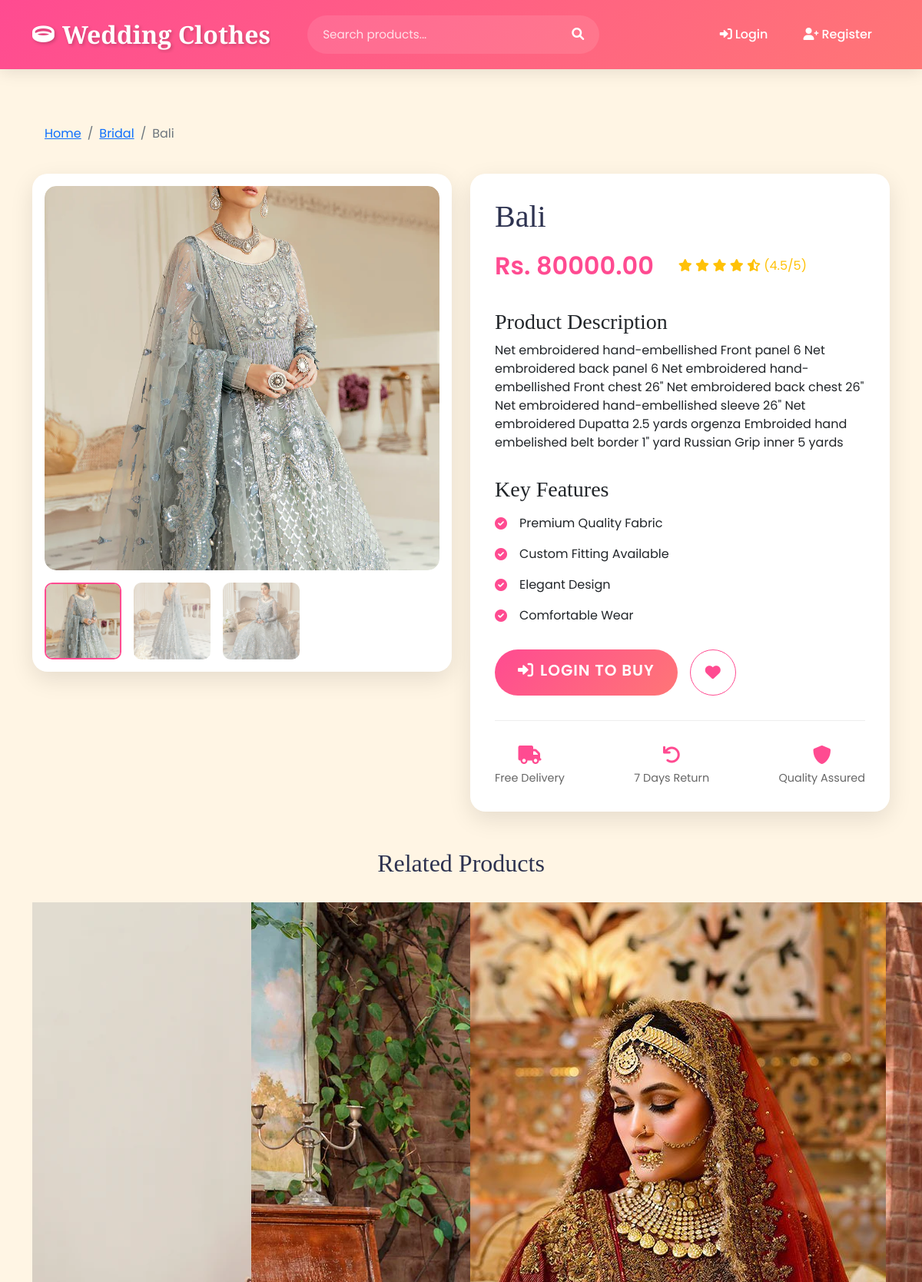
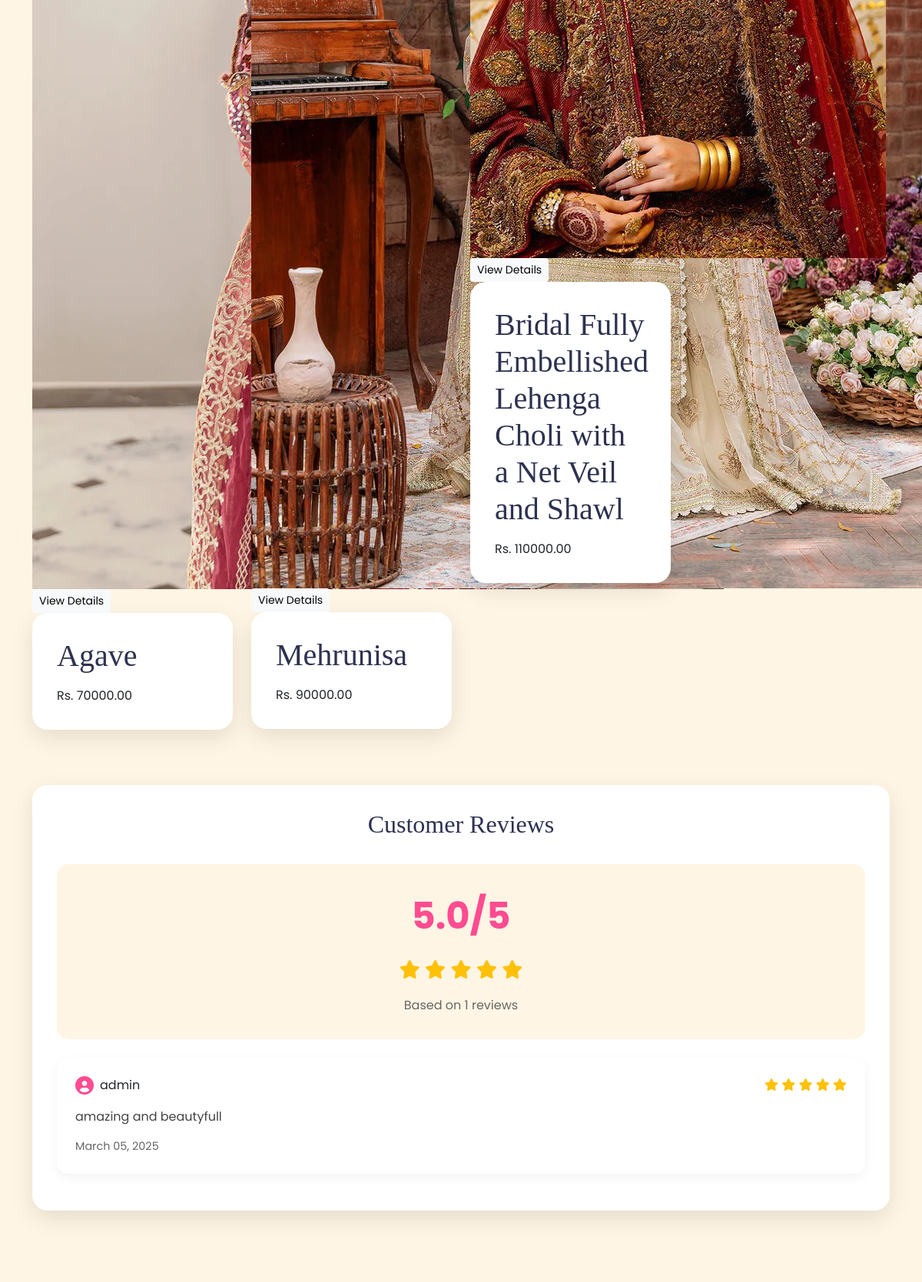
Screenshot of /product/4/ (upper part) with the database file from the repository (2 pictures, top to bottom).
### shopapp/models.py (models this page shows, shortened)
class Product(models.Model):
    category = models.ForeignKey(Category, on_delete=models.CASCADE)
    name = models.CharField(max_length=200)
    price = models.DecimalField(max_digits=10, decimal_places=2)
    description = models.TextField()
    image = models.ImageField(upload_to='products/')

class Category(models.Model):
    name = models.CharField(max_length=100)
    image = models.ImageField(upload_to='categories/', null=True, blank=True)

class ProductImage(models.Model):
    product = models.ForeignKey(Product, related_name='images', on_delete=models.CASCADE)
    image = models.ImageField(upload_to='product_gallery/')
    is_featured = models.BooleanField(default=False)

class Review(models.Model):
    product = models.ForeignKey(Product, related_name='reviews', on_delete=models.CASCADE)
    user = models.ForeignKey(User, on_delete=models.CASCADE)
    rating = models.IntegerField(validators=[MinValueValidator(1), MaxValueValidator(5)])
    comment = models.TextField()
    created_at = models.DateTimeField(auto_now_add=True)
    class Meta:
        ordering = ['-rating', '-created_at']  # Sort by rating (high to low) and then by date

### shopapp/views.py (the view, shortened to what this page needs)
# urls.py: path('product/<int:product_id>/', views.product_detail, name='product_detail'),
def product_detail(request, product_id):
    product = Product.objects.get(id=product_id)
    product_images = product.images.all()
    related_products = Product.objects.filter(category=product.category).exclude(id=product.id)[:4]
    reviews = product.reviews.all()
    avg_rating = reviews.aggregate(Avg('rating'))['rating__avg'] or 0
    avg_rating = round(avg_rating, 1)
    has_purchased = False
    user_has_reviewed = False
    return render(request, 'shopapp/product_detail.html', {
        'product': product,
        'product_images': product_images,
        'related_products': related_products,
        'reviews': reviews,
        'avg_rating': avg_rating,
        'has_purchased': has_purchased,
        'user_has_reviewed': user_has_reviewed
    })

### shopapp/templates/shopapp/product_detail.html (shortened to what this page needs)
{% extends 'shopapp/base.html' %}
{% block content %}
<div class="product-detail-container">
    <div class="breadcrumb-wrapper mb-4" data-aos="fade-down">
        <nav aria-label="breadcrumb">
            <ol class="breadcrumb">
                <li class="breadcrumb-item"><a href="{% url 'home' %}">Home</a></li>
                <li class="breadcrumb-item"><a href="{% url 'category_products' product.category.id %}">{{ product.category.name }}</a></li>
                <li class="breadcrumb-item active">{{ product.name }}</li>
            </ol>
        </nav>
    </div>
    <div class="row">
        <div class="col-lg-6 mb-4" data-aos="fade-right">
            <div class="product-gallery">
                <div class="main-image-wrapper mb-3">
                </div>
                <div class="thumbnail-gallery">
                    <div class="thumbnail active" onclick="changeImage(this, '{{ product.image.url }}')">
                        <img src="{{ product.image.url }}" alt="Main Image">
                    </div>
                    {% for image in product_images %}
                    <div class="thumbnail" onclick="changeImage(this, '{{ image.image.url }}')">
                        <img src="{{ image.image.url }}" alt="Product Image {{ forloop.counter }}">
                    </div>
                    {% endfor %}
                </div>
            </div>
        </div>
        <div class="col-lg-6" data-aos="fade-left">
            <div class="product-info">
                <h1 class="product-title">{{ product.name }}</h1>
                <div class="product-meta">
                    <div class="price">Rs. {{ product.price }}</div>
                    <div class="rating">
                        <i class="fas fa-star"></i>
                        <i class="fas fa-star"></i>
                        <i class="fas fa-star"></i>
                        <i class="fas fa-star"></i>
                        <i class="fas fa-star-half-alt"></i>
                        <span>(4.5/5)</span>
                    </div>
                </div>
                <div class="product-description">
                    <h3>Product Description</h3>
                    <p>{{ product.description }}</p>
                </div>
                <div class="product-features">
                    <h3>Key Features</h3>
                    <ul>
                        <li><i class="fas fa-check-circle"></i> Premium Quality Fabric</li>
                        <li><i class="fas fa-check-circle"></i> Custom Fitting Available</li>
                        <li><i class="fas fa-check-circle"></i> Elegant Design</li>
                        <li><i class="fas fa-check-circle"></i> Comfortable Wear</li>
                    </ul>
                </div>
                <div class="product-actions">
                    {% if user.is_authenticated %}
                        <a href="{% url 'add_to_cart' product.id %}" class="btn btn-primary btn-lg add-to-cart-btn">
                            <i class="fas fa-shopping-cart me-2"></i>Add to Cart
                        </a>
                    {% else %}
                        <a href="{% url 'login' %}" class="btn btn-primary btn-lg">
                            <i class="fas fa-sign-in-alt me-2"></i>Login to Buy
                        </a>
                    {% endif %}
                    <button class="btn btn-outline-primary btn-lg wishlist-btn">
                        <i class="fas fa-heart"></i>
                    </button>
                </div>
                <div class="delivery-info">
                    <div class="delivery-item">
                        <i class="fas fa-truck"></i>
                        <span>Free Delivery</span>
                    </div>
                    <div class="delivery-item">
                        <i class="fas fa-undo"></i>
                        <span>7 Days Return</span>
                    </div>
                    <div class="delivery-item">
                        <i class="fas fa-shield-alt"></i>
                        <span>Quality Assured</span>
                    </div>
                </div>
            </div>
        </div>
    </div>
    <div class="related-products mt-5" data-aos="fade-up">
        <h2 class="section-title">Related Products</h2>
        <div class="row">
            {% for related_product in related_products %}
            <div class="col-md-3 mb-4">
                <div class="product-card">
                    <div class="product-image-wrapper">
                        <img src="{{ related_product.image.url }}" class="product-image" alt="{{ related_product.name }}">
                        <div class="product-overlay">
                            <div class="overlay-content">
                                <a href="{% url 'product_detail' related_product.id %}" class="btn btn-light btn-sm">
                                    View Details
                                </a>
                            </div>
                        </div>
                    </div>
                    <div class="product-info">
                        <h3 class="product-title">{{ related_product.name }}</h3>
                        <div class="product-price">Rs. {{ related_product.price }}</div>
                    </div>
                </div>
            </div>
            {% endfor %}
        </div>
    </div>
    <div class="reviews-section mt-5">
        <h2 class="section-title">Customer Reviews</h2>
        <div class="average-rating text-center mb-4">
            <div class="rating-number">{{ avg_rating }}/5</div>
            <div class="stars">
                {% for i in "12345"|make_list %}
                    {% if forloop.counter <= avg_rating %}
                        <i class="fas fa-star"></i>
                    {% elif forloop.counter <= avg_rating|add:"0.5" %}
                        <i class="fas fa-star-half-alt"></i>
                    {% else %}
                        <i class="far fa-star"></i>
                    {% endif %}
                {% endfor %}
            </div>
            <div class="total-reviews">Based on {{ reviews.count }} reviews</div>
        </div>
        <div class="reviews-list">
            {% for review in reviews %}
            <div class="review-card" data-aos="fade-up">
                <div class="review-header">
                    <div class="reviewer-info">
                        <i class="fas fa-user-circle"></i>
                        <span class="reviewer-name">{{ review.user.username }}</span>
                    </div>
                    <div class="review-rating">
                        {% for i in "12345"|make_list %}
                            {% if forloop.counter <= review.rating %}
                                <i class="fas fa-star"></i>
                            {% else %}
                                <i class="far fa-star"></i>
                            {% endif %}
                        {% endfor %}
                    </div>
                </div>
                <div class="review-content">
                    <p>{{ review.comment }}</p>
                </div>
                <div class="review-footer">
                    <span class="review-date">{{ review.created_at|date:"F d, Y" }}</span>
                </div>
            </div>
            {% empty %}
            <div class="no-reviews text-center py-4">
                <i class="far fa-comment-dots fa-3x mb-3"></i>
                <p>No reviews yet. Be the first to review this product!</p>
            </div>
            {% endfor %}
        </div>
    </div>
</div>
{% endblock %}

### shopapp/templates/shopapp/base.html (style rules this page uses)
:root { --primary-color: #FF4B91; --secondary-color: #FF7676; --accent-color: #FFB4B4; --dark-color: #2D3250; --light-color: #FFF5E4; }
body { font-family: 'Poppins', sans-serif; background-color: var(--light-color); }
h1, h2, h3, h4, h5, h6 { font-family: 'Playfair Display', serif; }
.btn-primary { background: linear-gradient(135deg, var(--primary-color), var(--secondary-color)); border: none; padding: 12px 30px; border-radius: 50px; font-weight: 600; text-transform: uppercase; letter-spacing: 1px; transition: all 0.3s ease; }

### shopapp/templates/shopapp/product_detail.html (style rules this page uses)
.product-detail-container { padding: 2rem 0; }
.breadcrumb-wrapper { background: var(--light-color); padding: 1rem; border-radius: 10px; }
.breadcrumb { margin: 0; }
.product-gallery { background: white; padding: 1rem; border-radius: 20px; box-shadow: 0 10px 30px rgba(0,0,0,0.1); }
.main-image-wrapper { position: relative; border-radius: 15px; overflow: hidden; }
.thumbnail-gallery { display: flex; gap: 1rem; margin-top: 1rem; }
.thumbnail { width: 100px; height: 100px; border-radius: 10px; overflow: hidden; cursor: pointer; opacity: 0.6; transition: all 0.3s ease; }
.thumbnail.active { opacity: 1; border: 2px solid var(--primary-color); }
.thumbnail img { width: 100%; height: 100%; object-fit: cover; }
.product-info { background: white; padding: 2rem; border-radius: 20px; box-shadow: 0 10px 30px rgba(0,0,0,0.1); }
.product-title { font-size: 2.5rem; margin-bottom: 1rem; color: var(--dark-color); }
.product-meta { display: flex; align-items: center; gap: 2rem; margin-bottom: 2rem; }
.price { font-size: 2rem; font-weight: 600; color: var(--primary-color); }
.rating { color: #ffc107; }
.product-description { margin-bottom: 2rem; }
.product-features ul { list-style: none; padding: 0; }
.product-features li { margin: 1rem 0; display: flex; align-items: center; gap: 1rem; }
.product-features i { color: var(--primary-color); }
.product-actions { display: flex; gap: 1rem; margin: 2rem 0; }
.wishlist-btn { width: 60px; height: 60px; border-radius: 50%; display: flex; align-items: center; justify-content: center; border-color: var(--primary-color); color: var(--primary-color); }
.delivery-info { display: flex; justify-content: space-between; margin-top: 2rem; padding-top: 2rem; border-top: 1px solid #eee; }
.delivery-item { text-align: center; }
.delivery-item i { font-size: 1.5rem; color: var(--primary-color); margin-bottom: 0.5rem; }
.delivery-item span { display: block; font-size: 0.9rem; color: #666; }
.section-title { text-align: center; margin-bottom: 2rem; color: var(--dark-color); }
.product-gallery, .product-info { animation: fadeIn 1s ease-out; }
.reviews-section { background: white; padding: 2rem; border-radius: 20px; box-shadow: 0 10px 30px rgba(0,0,0,0.1); }
.average-rating { padding: 2rem; background: var(--light-color); border-radius: 15px; }
.rating-number { font-size: 3rem; font-weight: 700; color: var(--primary-color); }
.stars { font-size: 1.5rem; color: #ffc107; margin: 1rem 0; }
.total-reviews { color: #666; }
.review-card { background: white; padding: 1.5rem; border-radius: 15px; margin-bottom: 1rem; box-shadow: 0 5px 15px rgba(0,0,0,0.05); transition: transform 0.3s ease; }
.review-header { display: flex; justify-content: space-between; align-items: center; margin-bottom: 1rem; }
.reviewer-info { display: flex; align-items: center; gap: 0.5rem; }
.reviewer-info i { font-size: 1.5rem; color: var(--primary-color); }
.review-rating { color: #ffc107; }
.review-content { color: #444; line-height: 1.6; }
.review-footer { margin-top: 1rem; color: #666; font-size: 0.9rem; }

### rows the page displays
Product: category.name "Bridal", name "Bali", image (picture), price "80000.00", description "Net embroidered hand-embellished Front panel 6 Net embroidered back panel 6 Net embroidered hand-embellished Front chest 26\" Net embroidered back chest 26\" Net embroidered hand-embellished sleeve 26\" Net embroidered Dupatta 2.5 yards orgenza Embroided hand embelished belt border 1\" yard Russian Grip inner 5 yards"
ProductImage: image (picture)
ProductImage: image (picture)
Product: name "Agave", price "70000.00"
Product: name "Mehrunisa", price "90000.00"
Product: image (picture), name "Bridal Fully Embellished Lehenga Choli with a Net Veil and Shawl", price "110000.00"
Review: user.username "admin", rating 5 (drawn), comment "amazing and beautyfull", created_at "March 05, 2025"

### other values shown
{{ avg_rating }} "5.0"
{{ reviews.count }} "1"
